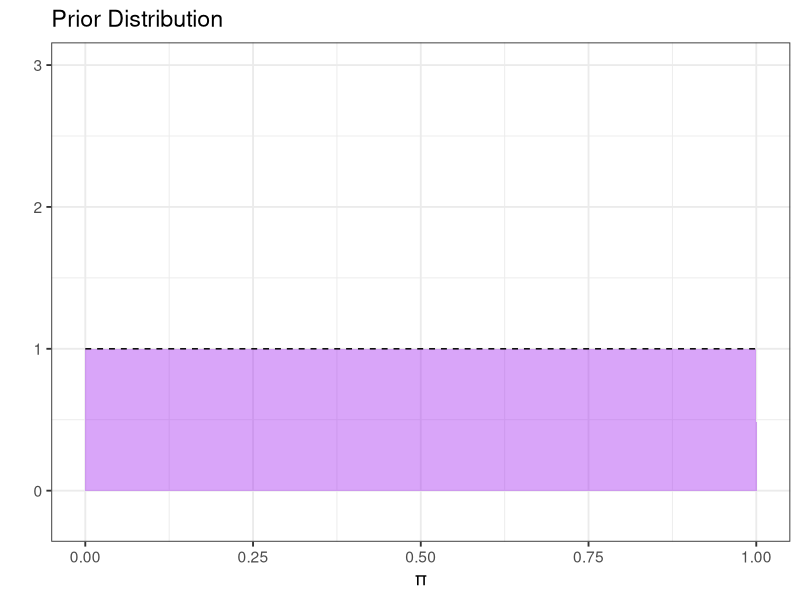
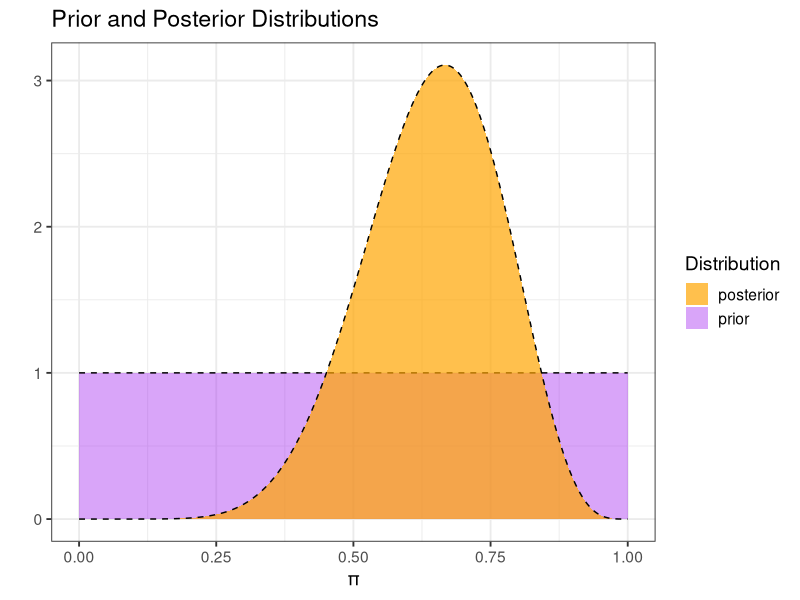

These figures' R source, in order:
## ---- chunk 1
knitr::opts_chunk$set(echo = TRUE)
options(kable_styling_bootstrap_options = c("hover", "striped"))

library(tidyverse)
library(kableExtra)

theme_set(theme_bw(base_size = 14))
## ---- chunk 2
alpha <- 1
beta <- 1
#Fewer points results in more jagged pictures
grid_pts <- 500

#Create prior distribution 
my_dists <- tibble(
  pi = seq(0, 1, length.out = grid_pts), #possible proportion values
  prior_prob = dbeta(pi, alpha, beta) #prior probability
)

#Plot prior distribution
my_dists %>%
  ggplot() + 
  geom_area(aes(x = pi, y = prior_prob), 
            fill = "purple", alpha = 0.4) + 
  geom_line(aes(x = pi, y = prior_prob),
            linetype = "dashed") + 
  labs(
    title = "Prior Distribution",
    x = "π",
    y = ""
  ) + 
  ylim(c(-0.2, 3))
## ---- chunk 3
num_frogs <- 12
set.seed(071524)
my_data <- tibble(
  frog_number = 1:num_frogs,
  status = sample(c("positive", "negative"), 
                  size = num_frogs,
                  prob = c(0.7, 0.3), 
                  replace = TRUE)
)

num_pos <- my_data %>%
  filter(status == "positive") %>%
  nrow()

print(paste0("Of the ", num_frogs, 
             " frogs observed, the number positive for Chytrid fungus was ", 
             num_pos, "."))
## ---- chunk 4
#Construct the posterior
my_dists <- my_dists %>%
  mutate(
    #Compute likelihood using binomial distribution
    likelihood = choose(num_frogs, num_pos)*pi^num_pos*(1 - pi)^(num_frogs - num_pos), 
    #Compute posterior as likelihood*prior
    post_prob = likelihood*prior_prob,
    #Normalize posterior
    post_prob_normalized = post_prob/(sum(post_prob)*1/grid_pts))

#Plot prior and posterior
my_dists %>%
  ggplot() + 
  geom_area(aes(x = pi, y = prior_prob, fill = "prior"), 
            alpha = 0.4) + 
  geom_line(aes(x = pi, y = prior_prob),
            linetype = "dashed") + 
  geom_area(aes(x = pi, y = post_prob_normalized, fill = "posterior"), 
            alpha = 0.7) + 
  geom_line(aes(x = pi, y = post_prob_normalized),
            linetype = "dashed") +
  labs(
    title = "Prior and Posterior Distributions",
    x = "π",
    y = "",
    fill = "Distribution"
  ) +
  scale_fill_manual(values = c("prior" = "purple", "posterior" = "orange"))
